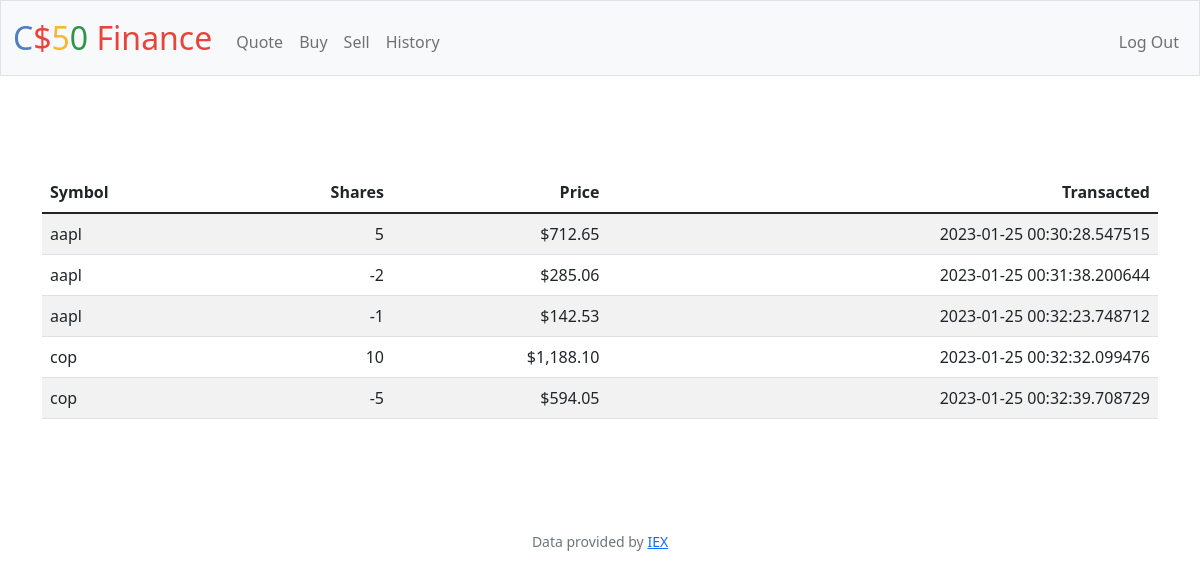
Screenshot of /history (signed in) with the database file from the repository.
### tables this page shows
CREATE TABLE transactions (id INTEGER PRIMARY KEY AUTOINCREMENT NOT NULL, user_id INTEGER NOT NULL, symbol TEXT NOT NULL, amount INTEGER NOT NULL, total_price REAL NOT NULL, time DATE NOT NULL);

### app.py (the view)
@app.route("/history")
@login_required
def history():
    data = db.execute("SELECT * FROM transactions WHERE user_id = ?;", session["user_id"])
    return render_template("history.html", data=data)

### app.py (called while the page is built)
@app.after_request
def after_request(response):
    response.headers["Cache-Control"] = "no-cache, no-store, must-revalidate"
    response.headers["Expires"] = 0
    response.headers["Pragma"] = "no-cache"
    return response

### helpers.py (called while the page is built)
def login_required(f):
    @wraps(f)
    def decorated_function(*args, **kwargs):
        if session.get("user_id") is None:
            return redirect("/login")
        return f(*args, **kwargs)
    return decorated_function

def usd(value):
    return f"${value:,.2f}"

### templates/history.html (shortened to what this page needs)
{% extends "layout.html" %}
{% block main %}
    <main class="container py-5 text-center">
        <table class="table table-striped">
            <thead>
                <tr>
                    <th class="text-start">Symbol</th>
                    <th class="text-end">Shares</th>
                    <th class="text-end">Price</th>
                    <th class="text-end">Transacted</th>
                </tr>
            </thead>
           <tbody>
                {% for row in data %}
                    <tr>
                        <td class="text-start"> {{ row["symbol"] }} </td>
                        <td class="text-end"> {{ row["amount"] }} </td>
                        <td class="text-end"> {{ row["total_price"] | usd }} </td>
                        <td class="text-end"> {{ row["time"] }} </td>
                    </tr>
                {% endfor %}
            </tbody>
        </table>
    </main>
{% endblock %}

### templates/layout.html (shortened to what this page needs)
<!DOCTYPE html>
<html lang="en">
    <head>
        <link href="https://cdn.jsdelivr.net/npm/bootstrap@5.1.3/dist/css/bootstrap.min.css" rel="stylesheet">
        <link href="/static/styles.css" rel="stylesheet">
    </head>
    <body>
        <nav class="bg-light border navbar navbar-expand-md navbar-light">
            <div class="container-fluid">
                <a class="navbar-brand" href="/"><span class="blue">C</span><span class="red">$</span><span class="yellow">5</span><span class="green">0</span> <span class="red">Finance</span></a>
                <div class="collapse navbar-collapse" id="navbar">
                    {% if session["user_id"] %}
                        <ul class="navbar-nav me-auto mt-2">
                            <li class="nav-item"><a class="nav-link" href="/quote">Quote</a></li>
                            <li class="nav-item"><a class="nav-link" href="/buy">Buy</a></li>
                            <li class="nav-item"><a class="nav-link" href="/sell">Sell</a></li>
                            <li class="nav-item"><a class="nav-link" href="/history">History</a></li>
                        </ul>
                        <ul class="navbar-nav ms-auto mt-2">
                            <li class="nav-item"><a class="nav-link" href="/logout">Log Out</a></li>
                        </ul>
                    {% else %}
                        <ul class="navbar-nav ms-auto mt-2">
                            <li class="nav-item"><a class="nav-link" href="/register">Register</a></li>
                            <li class="nav-item"><a class="nav-link" href="/login">Log In</a></li>
                        </ul>
                    {% endif %}
                </div>
            </div>
        </nav>
        <main class="container-fluid py-5 text-center">
            {% block main %}{% endblock %}
        </main>
        <footer class="mb-5 small text-center text-muted">
            Data provided by <a href="https://iexcloud.io/">IEX</a>
        </footer>
    </body>
</html>

### static/styles.css (style rules this page uses)
nav .navbar-brand { font-size: xx-large; }
nav .navbar-brand .blue { color: #537fbe; }
nav .navbar-brand .red { color: #ea433b; }
nav .navbar-brand .yellow { color: #f5b82e; }
nav .navbar-brand .green { color: #2e944b; }

### rows the page displays
transactions: symbol "aapl", amount "5", total_price "$712.65", time "2023-01-25 00:30:28.547515"
transactions: symbol "aapl", amount "-2", total_price "$285.06", time "2023-01-25 00:31:38.200644"
transactions: symbol "aapl", amount "-1", total_price "$142.53", time "2023-01-25 00:32:23.748712"
transactions: symbol "cop", amount "10", total_price "$1,188.10", time "2023-01-25 00:32:32.099476"
transactions: symbol "cop", amount "-5", total_price "$594.05", time "2023-01-25 00:32:39.708729"
